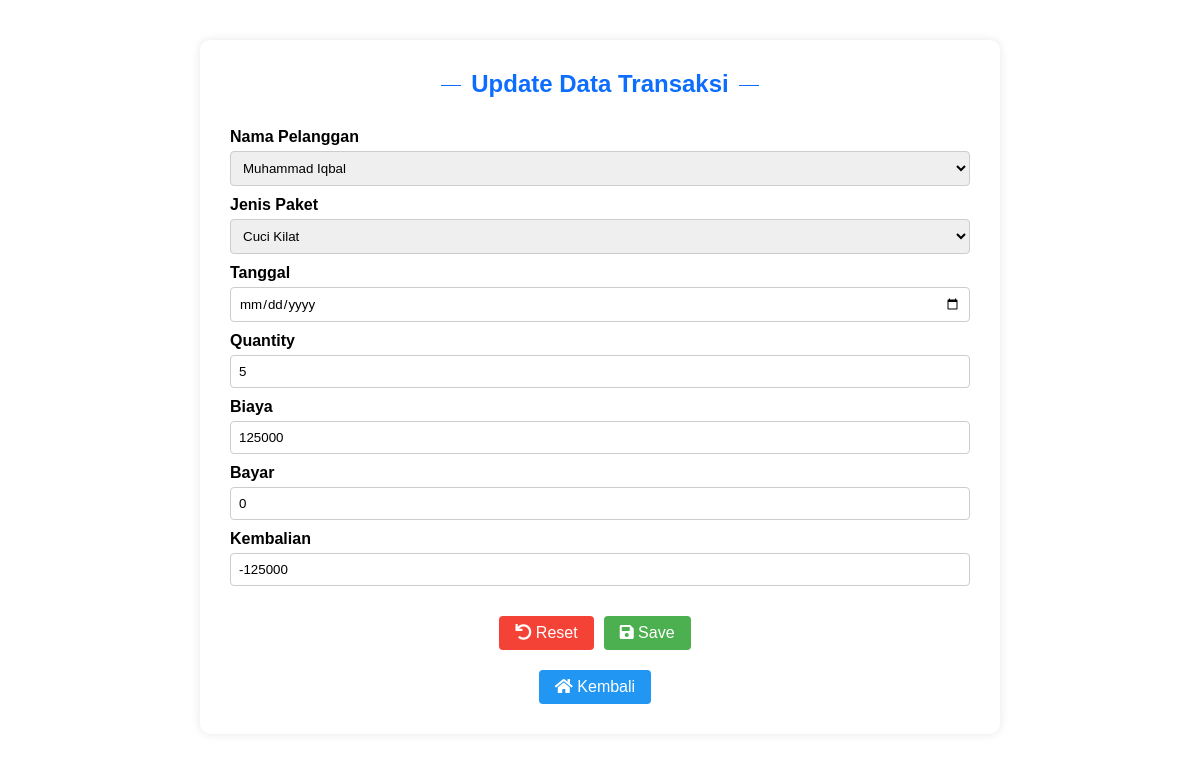
The page /transaksi/updatetransaksi.php?id_transaksi=TRS011 on the database its author committed.
### tables this page shows
CREATE TABLE `transaksi` (
  `id_transaksi` varchar(10) NOT NULL,
  `tanggal` varchar(20) NOT NULL,
  `id_pelanggan` varchar(10) NOT NULL,
  `id_paket` varchar(10) NOT NULL,
  `qty` int(11) NOT NULL,
  `biaya` int(11) NOT NULL,
  `bayar` int(11) NOT NULL,
  `kembalian` int(11) NOT NULL
);

CREATE TABLE `pelanggan` (
  `id_pelanggan` varchar(10) NOT NULL,
  `nama_pelanggan` varchar(100) NOT NULL,
  `username` varchar(25) NOT NULL,
  `password` varchar(255) NOT NULL,
  `alamat_pelanggan` varchar(255) NOT NULL,
  `no_hp_pelanggan` varchar(20) NOT NULL
);

CREATE TABLE `paket_cuci` (
  `id_paket` varchar(10) NOT NULL,
  `paket` varchar(100) NOT NULL,
  `harga_kilo` int(11) NOT NULL,
  `deskripsi` varchar(255) NOT NULL
);

### transaksi/updatetransaksi.php (the view, shortened to what this page needs)
<?php
    include("../conn.php");
    $id_transaksi = isset($_GET['id_transaksi']) ? $_GET['id_transaksi'] : '';
    $query = "SELECT * FROM transaksi WHERE id_transaksi = :id_transaksi";
    $stmt = $conn->prepare($query);
    $stmt->bindParam(':id_transaksi', $id_transaksi);
    $stmt->execute();
    $data_transaksi = $stmt->fetch(PDO::FETCH_ASSOC);
$stmt_1 = $conn->prepare("SELECT id_pelanggan, nama_pelanggan FROM pelanggan");
$stmt_1->execute();
$pelanggan = $stmt_1->fetchAll(PDO::FETCH_ASSOC);
$stmt_2 = $conn->prepare("SELECT id_paket, paket FROM paket_cuci");
$stmt_2->execute();
$paket_cuci = $stmt_2->fetchAll(PDO::FETCH_ASSOC);
?>
<!DOCTYPE html>
<html lang="en">
<head>
    <link rel="stylesheet" href="https://cdnjs.cloudflare.com/ajax/libs/font-awesome/5.15.4/css/all.min.css" />
    <link rel="stylesheet" href="https://cdnjs.cloudflare.com/ajax/libs/font-awesome/5.15.3/css/all.min.css">
    <link rel="stylesheet" href="formupdate.css">
</head>
<body>
    <div class="container">
    <div class="form-container">
        <h2 class="form-title">Update Data Transaksi</h2>
        <form method="post" enctype="multipart/form-data" action="<?php echo htmlspecialchars($_SERVER["PHP_SELF"]) . '?id_transaksi=' . $id_transaksi; ?>">
            <div>
                <label for="id_pelanggan">Nama Pelanggan</label>
                <select name="id_pelanggan" required autofocus>
                    <?php foreach ($pelanggan as $pelanggan_) { ?>
                        <option value="<?php echo $pelanggan_['id_pelanggan']; ?>" <?php if ($data_transaksi['id_pelanggan'] == $pelanggan_['id_pelanggan']) echo 'selected'; ?>>
                            <?php echo $pelanggan_['nama_pelanggan']; ?>
                        </option>
                    <?php } ?>
                </select>
            </div>
            <div>
                <label for="id_paket">Jenis Paket</label>
                <select name="id_paket" required autofocus>
                    <?php foreach ($paket_cuci as $paket_cuci_) { ?>
                        <option value="<?php echo $paket_cuci_['id_paket']; ?>" <?php if ($data_transaksi['id_paket'] == $paket_cuci_['id_paket']) echo 'selected'; ?>>
                            <?php echo $paket_cuci_['paket']; ?>
                        </option>
                    <?php } ?>
                </select>
            </div>
            <div>
                <label for="tanggal">Tanggal</label>
                <input type="date" name="tanggal" id="tanggal" value="<?php echo $data_transaksi['tanggal']; ?>" required>
            </div>
            <div>
                <label for="qty">Quantity</label>
                <input type="text" name="qty" id="qty" value="<?php echo $data_transaksi['qty']; ?>" required>
            </div>
            <div>
                <label for="biaya">Biaya</label>
                <input type="text" name="biaya" id="biaya" value="<?php echo $data_transaksi['biaya']; ?>" required>
            </div>
            <div>
                <label for="bayar">Bayar</label>
                <input type="text" name="bayar" id="bayar" value="<?php echo $data_transaksi['bayar']; ?>" required>
            </div>
            <div>
                <label for="kembalian">Kembalian</label>
                <input type="text" name="kembalian" id="kembalian" value="<?php echo $data_transaksi['kembalian']; ?>" required>
            </div>
            <div class="center-button">
                <button type="reset" class="reset"><i class="fas fa-undo"></i> Reset</button>
                <button type="submit" name="submit" class="save"><i class="fas fa-save"></i> Save</button>
            </div>
            <div class="center-button">
                <button class="back"><i class="fas fa-home"></i><a href="../transaksi/transaksi.php"> Kembali</a></button>
            </div>
        </form>
    </div>
    </div>
</body>
</html>

### transaksi/formupdate.css (style rules this page uses)
* { margin: 0; padding: 0; box-sizing: border-box; font-family: 'Poppins', sans-serif; }
.container { display: flex; justify-content: center; align-items: center; margin-top: 20px; margin-bottom: 10px; }
.form-container { width: 50rem; padding: 30px; background-color: #fff; border-radius: 10px; box-shadow: 0px 0px 10px rgba(0, 0, 0, 0.1); margin-top: 20px; margin-bottom: 20px; }
.form-title { text-align: center; margin-bottom: 30px; font-size: 24px; color: #0d6efd; white-space: nowrap; overflow: hidden; text-overflow: ellipsis; width: 100%; }
.form-title::before, .form-title::after { content: ""; display: inline-block; width: 20px; height: 1px; vertical-align: middle; background-color: #0d6efd; margin: 0 10px; }
.form-container label { display: block; margin-bottom: 5px; color: #000; font-weight: bold; }
.form-container input, .form-container select { width: 100%; padding: 8px; border: 1px solid #ccc; border-radius: 4px; box-sizing: border-box; margin-bottom: 10px; }
.center-button { display: flex; justify-content: center; margin-top: 20px; }
.center-button button { margin-right: 10px; color: white; font-size: 16px; border-radius: 4px; padding: 8px 16px; border: none; cursor: pointer; }
.center-button button.reset { background-color: #f44336; }
.center-button button.save { background-color: #4caf50; }
.center-button button.back { background-color: #2196f3; }
.center-button button a { color: white; text-decoration: none; }

### rows shown on the page
transaksi: id_pelanggan "Muhammad Iqbal", id_paket "Cuci Kilat", qty "5", biaya "125000", bayar "0", kembalian "-125000"
